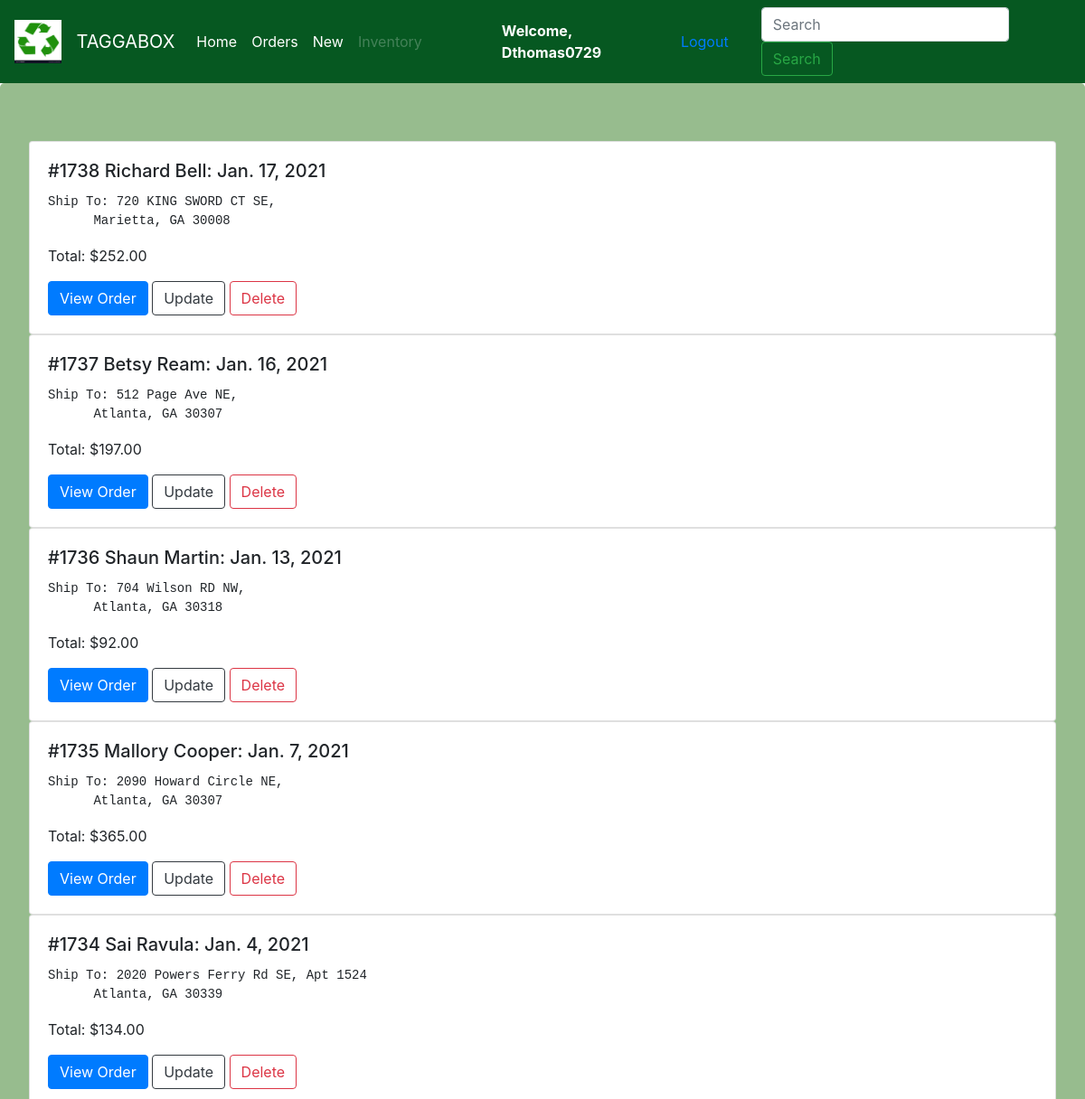
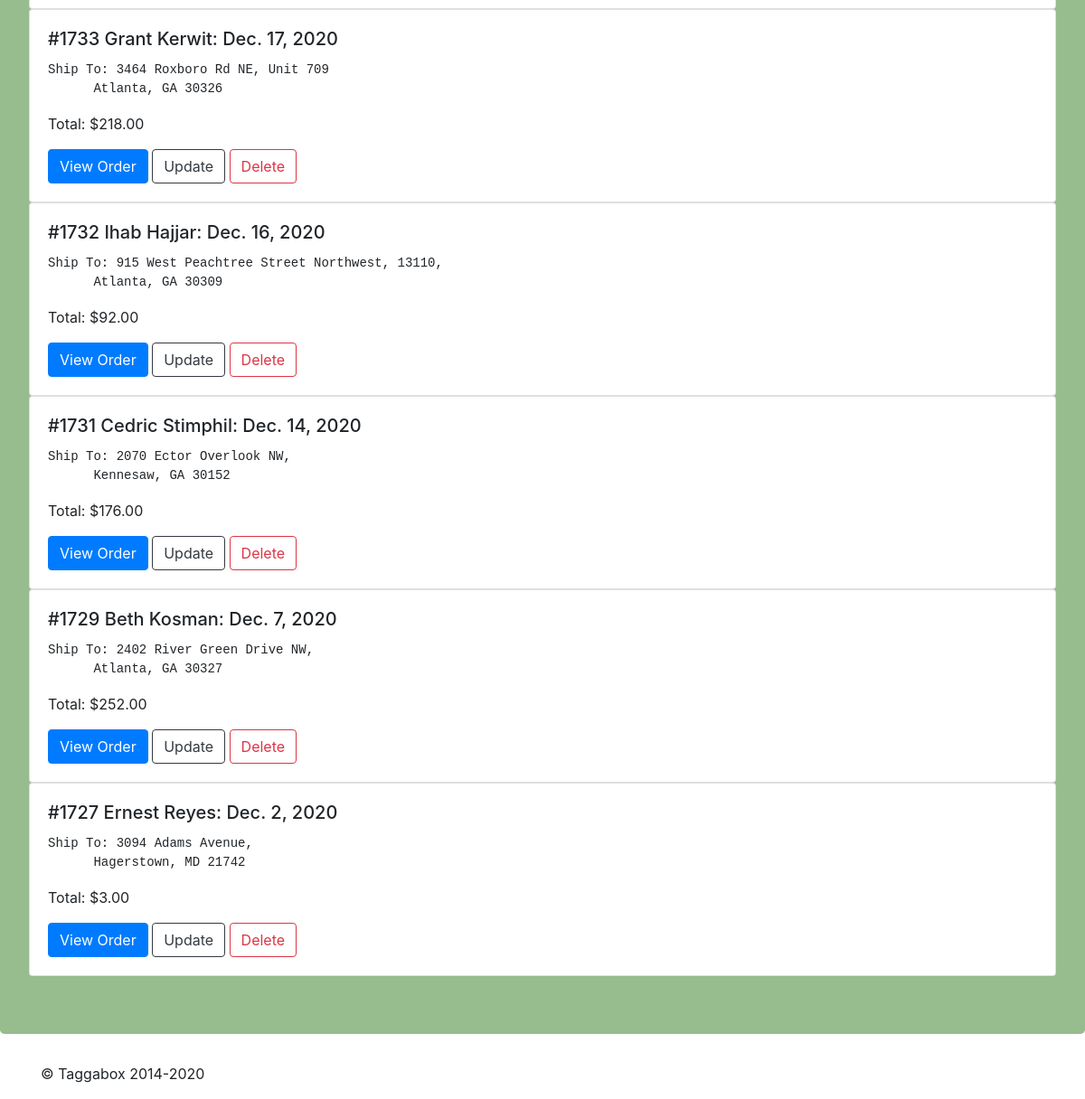
Screenshot of /orders/ (signed in) with the database file from the repository (2 pictures, top to bottom).
### file_manager/models.py (models this page shows, shortened)
class RentalOrder(models.Model):
    invoice = models.CharField(max_length=6)
    date = models.DateField('date')
    customer = models.ForeignKey(Customer, on_delete=models.CASCADE)
    lg_boxes = models.IntegerField(default=0)
    xl_boxes = models.IntegerField(default=0)
    lg_dollies = models.IntegerField(default=0)
    xl_dollies = models.IntegerField(default=0)
    wardrobes = models.IntegerField(default=0)
    labels = models.IntegerField(default=0)
    zip_ties = models.IntegerField(default=0)
    bins = models.IntegerField(default=0)
    rental_period = models.CharField(max_length=100)
    delivery_date = models.DateField('delivery date')
    delivery_street = models.CharField(max_length=100)
    delivery_apt_suite_other = models.CharField(max_length=100)
    delivery_city = models.CharField(max_length=100)
    delivery_state = models.CharField(max_length=100)
    delivery_zip_code = models.CharField(max_length=15)
    pickup_date = models.DateField('pickup date')
    total_price = models.FloatField(default=0)
    pickup_address = models.CharField(max_length=100)

class Customer(models.Model):
    first = models.CharField(max_length=100)
    last = models.CharField(max_length=100)
    phone = models.CharField(max_length=100)
    email = models.CharField(max_length=100)
    street = models.CharField(max_length=100)
    apt_suite_other = models.CharField(max_length=100)
    city = models.CharField(max_length=100)
    state = models.CharField(max_length=100)
    zip_code = models.CharField(max_length=15)
    def __str__(self):
        return f'{self.first} {self.last}'

### file_manager/views.py (the view)
# urls.py: path('orders/', views.display_orders, name='file_manager-display_orders'),
@login_required(login_url='/login')
def display_orders(request):
    update_order_db()
    rental_orders = RentalOrder.objects.all().order_by('-invoice')
    context = {
        'rental_orders': rental_orders,
    }
    return render(request, 'file_manager/all_orders.html', context)

### file_manager/templates/file_manager/all_orders.html
{% extends "file_manager/base.html" %}
{% block content %}
<div class="jumbotron" style="background-color: #97BC8E">
    {% for order in rental_orders %}
<div class="card w-100">
  <div class="card-body">
    <h5 class="card-title">#{{ order.invoice }} {{ order.customer }}: {{ order.date }}</h5>
    <pre class="card-text">Ship To: {{ order.delivery_street }}, {{order.delivery_apt_suite_other }}
      {{ order.delivery_city }}, {{ order.delivery_state }} {{ order.delivery_zip_code }}</pre>
      <p>Total: ${{ order.total_price }}0</p>
    <a href="/{{ order.invoice }}" class="btn btn-primary">View Order</a>
    <a href="/update_order/{{ order.id }}" class="btn btn-outline-dark">Update</a>
    <a href="/delete_order/{{ order.id }}" class="btn btn-outline-danger">Delete</a>
  </div>
</div>
    {% endfor %}
</div>
{% endblock content %}

### file_manager/templates/file_manager/base.html (shortened to what this page needs)
<!doctype html>
<html lang="en">
  <head>
    {% load static %}
    <link rel="stylesheet" href="{% static 'file_manager/css/bootstrap.min.css' %}" type="text/css"/>
  </head>
  <body>
    <nav class="navbar navbar-expand-md navbar-dark" style="background-color: #065821">
  <img src="{% static 'file_manager/img/logo.png' %}" style="width: 54px; height: 58.25px" class="navbar-brand" href="/">
  <a class="navbar-brand" href="/">TAGGABOX</a>
  <div id="navbarSupportedContent" class="navbar-collapse collapse">
    <ul class="navbar-nav mr-auto">
      <li class="nav-item active">
        <a class="nav-link" href='/'>Home <span class="sr-only">(current)</span></a>
      </li>
      <li class="nav-item active">
        <a class="nav-link" href="/orders">Orders</a>
      </li>
      <li class="nav-item active">
        <a class="nav-link" href="/new_customer">New</a>
      </li>
     <li class="nav-item">
        <a class="nav-link disabled" href="#">Inventory</a>
      </li>
    </ul>
      <span class="nav-item active" style="margin-left: 80px;color: white;font-weight: bold;">Welcome, {{ request.user }}</span>
      <span style="margin-right: 20px"><a class="nav-link" href="/logout">Logout</a> </span>
    <form class="form-inline my-2 my-lg-0" action="/new_search/" method="post">
      <input class="form-control mr-sm-2" type="text" name="search" placeholder="Search" aria-label="Search">
      <button class="btn btn-outline-success my-2 my-sm-0" type="submit">Search</button>
    </form>
  </div>
</nav>
    <main role="main">
{% block content %}
    {% endblock %}
</main>
<footer class="container">
  <p>&copy; Taggabox 2014-2020</p>
</footer>
  </body>
</html>

### rows the page displays
RentalOrder: invoice "1738", customer "Richard Bell", date "Jan. 17, 2021", delivery_street "720 KING SWORD CT SE", delivery_city "Marietta", delivery_state "GA", delivery_zip_code "30008", total_price "252.0"
RentalOrder: invoice "1737", customer "Betsy Ream", date "Jan. 16, 2021", delivery_street "512 Page Ave NE", delivery_city "Atlanta", delivery_state "GA", delivery_zip_code "30307", total_price "197.0"
RentalOrder: invoice "1736", customer "Shaun Martin", date "Jan. 13, 2021", delivery_street "704 Wilson RD NW", delivery_city "Atlanta", delivery_state "GA", delivery_zip_code "30318", total_price "92.0"
RentalOrder: invoice "1735", customer "Mallory Cooper", date "Jan. 7, 2021", delivery_street "2090 Howard Circle NE", delivery_city "Atlanta", delivery_state "GA", delivery_zip_code "30307", total_price "365.0"
RentalOrder: invoice "1734", customer "Sai Ravula", date "Jan. 4, 2021", delivery_street "2020 Powers Ferry Rd SE", delivery_apt_suite_other "Apt 1524", delivery_city "Atlanta", delivery_state "GA", delivery_zip_code "30339", total_price "134.0"
RentalOrder: invoice "1733", customer "Grant Kerwit", date "Dec. 17, 2020", delivery_street "3464 Roxboro Rd NE", delivery_apt_suite_other "Unit 709", delivery_city "Atlanta", delivery_state "GA", delivery_zip_code "30326", total_price "218.0"
RentalOrder: invoice "1732", customer "Ihab Hajjar", date "Dec. 16, 2020", delivery_street "915 West Peachtree Street Northwest, 13110", delivery_city "Atlanta", delivery_state "GA", delivery_zip_code "30309", total_price "92.0"
RentalOrder: invoice "1731", customer "Cedric Stimphil", date "Dec. 14, 2020", delivery_street "2070 Ector Overlook NW", delivery_city "Kennesaw", delivery_state "GA", delivery_zip_code "30152", total_price "176.0"
RentalOrder: invoice "1729", customer "Beth Kosman", date "Dec. 7, 2020", delivery_street "2402 River Green Drive NW", delivery_city "Atlanta", delivery_state "GA", delivery_zip_code "30327", total_price "252.0"
RentalOrder: invoice "1727", customer "Ernest Reyes", date "Dec. 2, 2020", delivery_street "3094 Adams Avenue", delivery_city "Hagerstown", delivery_state "MD", delivery_zip_code "21742", total_price "3.0"

### other values shown
{{ request.user }} "Dthomas0729"
